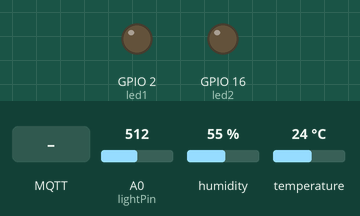
Simulated run of this sketch. Board: ESP8266 (NodeMCU). On the bench: output pins drawn as LEDs (lit = HIGH). The inputs (shaded band) are chosen by the test bench; at power-on: A0 (lightPin) = 512, humidity 55 %, temperature 24 °C. WiFi joins after 1.5 s; servers stay silent unless stated; no MQTT or app messages arrive unless stated; what the sketch prints to the serial monitor is not drawn.

Above: at 7.7 s.
7.8 s: MQTT message "onled1" arrives on the first subscribed topic
At 8.6 s:
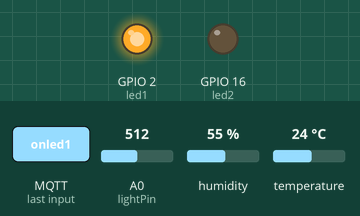
9.3 s: MQTT message "onled2" arrives on the first subscribed topic
At 9.8 s:
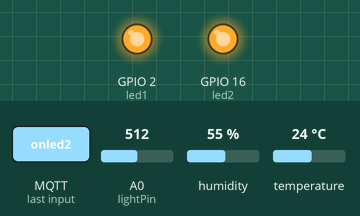
10.8 s: MQTT message "offled1" arrives on the first subscribed topic
At 12.0 s:
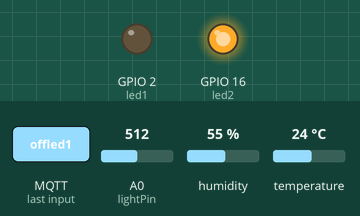
12.3 s: MQTT message "offled2" arrives on the first subscribed topic
At 13.3 s:
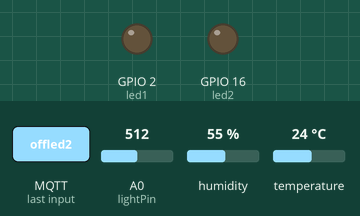
Timing chart, 0 to 14.8 s (numbered marks = the images above; inputs shaded):
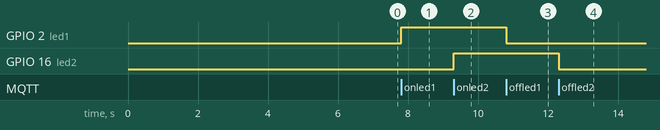

Measured:
- after the input at 7.8 s, GPIO 2 (led1): LOW → HIGH at once
- after the input at 9.3 s, GPIO 16 (led2): LOW → HIGH at once
- after the input at 10.8 s, GPIO 2 (led1): HIGH → LOW at once
- after the input at 12.3 s, GPIO 16 (led2): HIGH → LOW at once

The sketch:

sketch_oct22a.ino
```cpp
#include <ESP8266WiFi.h>
#include <PubSubClient.h>
#include "DHT.h"
#define DHTTYPE DHT11   // DHT 11
const char* ssid = "iPhone";
const char* password = "03102002";
const char* mqtt_server = "172.20.10.2";

WiFiClient espClient; // Tạo một đối tượng WiFiClient để kết nối WiFi.
PubSubClient client(espClient); // Tạo một đối tượng PubSubClient và truyền đối tượng WiFiClient vào.

const int DHTPin = 4; // Cảm biến DHT - GPIO 4 = D2
const int led1 = 2; // GPIO 2 = D4
const int led2 = 16; // GPIO 16 = D0
const int lightPin = A0; // Chân analog A0 cho kết nối LDR
// Khởi tạo cảm biến DHT.
DHT dht(DHTPin, DHTTYPE);

long Time = millis(); // Hàm millis() trả về số miligiây đã trôi qua kể từ khi board Arduino hoặc ESP8266 được khởi động.
long lastTime = 0; // Biến lastTime được sử dụng để lưu trữ thời điểm cuối cùng mà một hoạt động đo lường đã được thực hiện.

void connectToWifi() {
  delay(10);
  WiFi.begin(ssid, password);
  while (WiFi.status() != WL_CONNECTED) { // chờ cho đến khi kết nối WiFi được thiết lập
    delay(500);
    Serial.print(".");
  }
}

void connectToMqtt() { // thiết lập kết nối mqtt vs esp8266
  while (!client.connected()) { //kiểm tra xem kết nối MQTT có được thiết lập hay không
    if (client.connect("ESP8266Client")) {
      Serial.println("connected");
      client.subscribe("Control/led"); // sử dụng hàm client.subscribe() để đăng ký (subscribe) chủ đề "Control/led"
    } else {
      Serial.print("failed, rc=");
      Serial.print(client.state());
      Serial.println(" try again in 5 seconds");
      delay(5000);
    }
  }
}


// Hàm này được sử dụng làm hàm xử lý cho các thông báo (messages) nhận được từ một chủ đề (topic) trong giao thức MQTT.
void callback(String topic, byte* message, unsigned int length) {
  String messageTemp;

  for (int i = 0; i < length; i++) {
    Serial.print((char)message[i]);
    messageTemp += (char)message[i];
  }
  Serial.println();

  if (topic == "Control/led") {
    if (messageTemp == "onled1") {
      digitalWrite(led1, HIGH);
    } else if (messageTemp == "offled1") {
      digitalWrite(led1, LOW);
    } else if (messageTemp == "onled2") {
      digitalWrite(led2, HIGH);
    } else if (messageTemp == "offled2") {
      digitalWrite(led2, LOW);
    }
  }
}
// thiết lập và khởi tạo các tài nguyên cần thiết, bao gồm cấu hình chân, khởi tạo cảm biến, thiết lập giao tiếp Serial, kết nối Wi-Fi, cài đặt kết nối MQTT và đặt hàm callback cho MQTT client.
void setup() {
  pinMode(led1, OUTPUT); // Đây là câu lệnh pinMode() để cấu hình chân led1 là một chân xuất (OUTPUT). Chân này được sử dụng để điều khiển đèn 1.
  pinMode(led2, OUTPUT);
  dht.begin();
  Serial.begin(115200);
  connectToWifi();
  client.setServer(mqtt_server, 1883); //client.setServer(server, port): Đặt máy chủ MQTT và cổng để kết nối đến.
  client.setCallback(callback); // Đây là lệnh để thiết lập hàm callback (callback()) mà MQTT client (client) sẽ gọi khi nhận được thông báo từ máy chủ MQTT
  delay(5000);
}

void loop() {
  if (!client.connected()) { // Nếu k kết nối được với mqtt thì gọi hàm reconnect để kết nối lại
    connectToMqtt();
  }
  if (!client.loop())
  client.connect("ESP8266Client");
  Time = millis(); //lấy giá trị thời gian hiện tại bằng cách sử dụng hàm
  if (Time - lastTime > 5000) { // đảm bảo rằng chúng ta sẽ đo đạc lại sau ít nhất 5 giây kể từ lần đo trước đó.
    lastTime = Time;
    float hum = dht.readHumidity();
    float temp = dht.readTemperature();
    if (isnan(hum) || isnan(temp)) {
      Serial.println("Failed to read from DHT sensor!");
      return;
    }
    int light = analogRead(lightPin);
    client.publish("index", (String(temp) + "," + String(hum) + "," + String(light)).c_str());
    Serial.print("Humidity: ");
    Serial.print(hum);
    Serial.println(" %");
    Serial.print("Temperature: ");
    Serial.print(temp);
    Serial.println(" ºC");
    Serial.print("Light: ");
    Serial.print(light);
    Serial.println(" Lux");
  }
}
```
